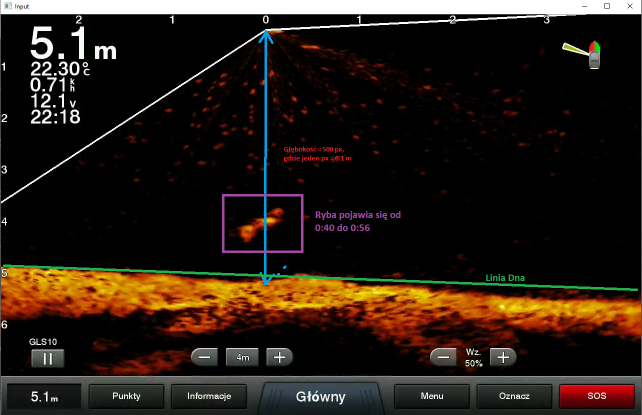
#> input picture images/Example_classification.png, 1284 x 829 px (shown at 1/2 size)
$ python -i findSeabed.py   (imports and definitions only)
#> lines starting #> are read from the running program, lines starting #| are printed output that depends on the picture; after the words box and inside, x2 and y2 are one past the last pixel; in counts of white or black regions, pixels touching at a corner belong together
#> further down, picture is the input picture: shape (829, 1284, 3); mean B, G, R 20.5, 29.2, 40
"""READ ME

Sposób działania:
 - Obcięcie części obrazka (od 2,5m do Dużego menu)
 - Zamiana koloru na odcienie szarości
 - Zamknięcie morfologiczne
 - Progowanie
 - Otwarcie + zamknięcie
 - Znalezienie krawędzi - filtr cannyego
 - Wykluczenie konturów krótszych niż X
 - Prezentacja
 - Zwracanie wszystkich punktów, ktore naleza do konturu dna

TODO
todo Usunięcie małych menu (przyciski na obrazie wpływają na wynik)
"""

import cv2
import numpy as np

def findSeabed(frame):
    frame = frame[0:720, 0:1280]
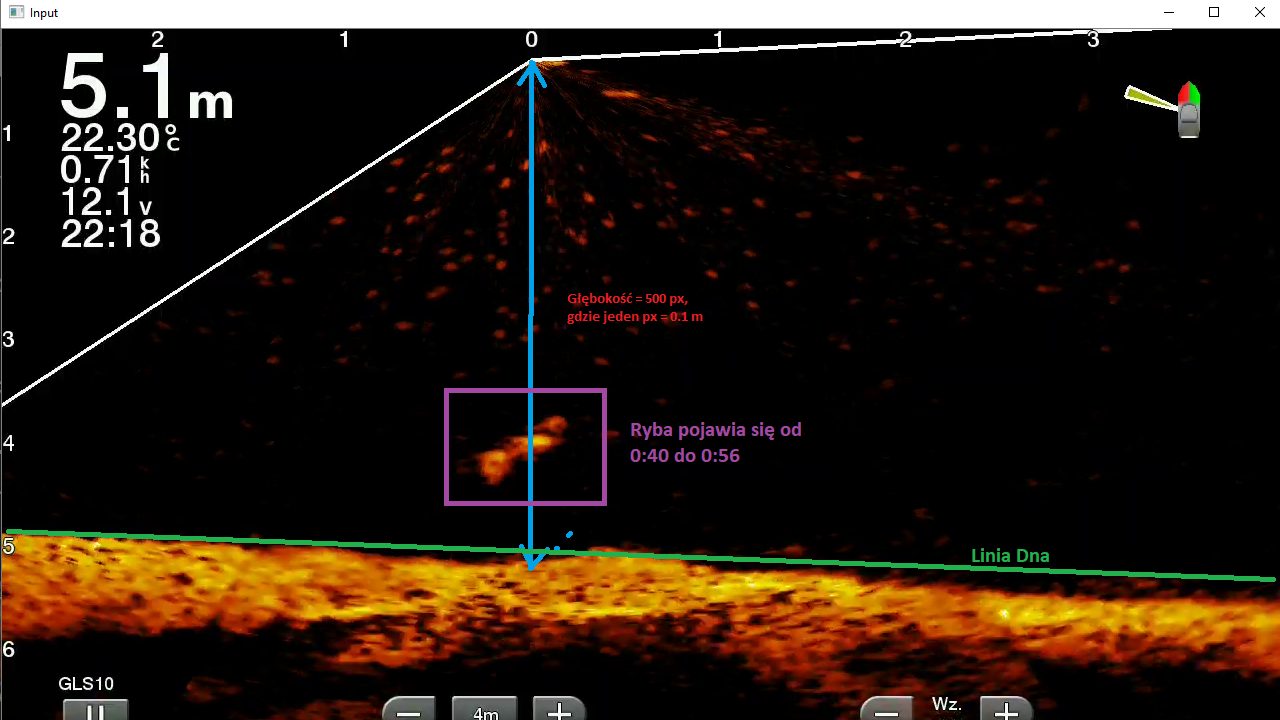
#> frame: shape (720, 1280, 3); mean of channels 0, 1, 2 17.6, 27.4, 39.1; drawn as B, G, R
    #From 2,5m to bottom menu
    frame = frame[250:720, 0:1280]
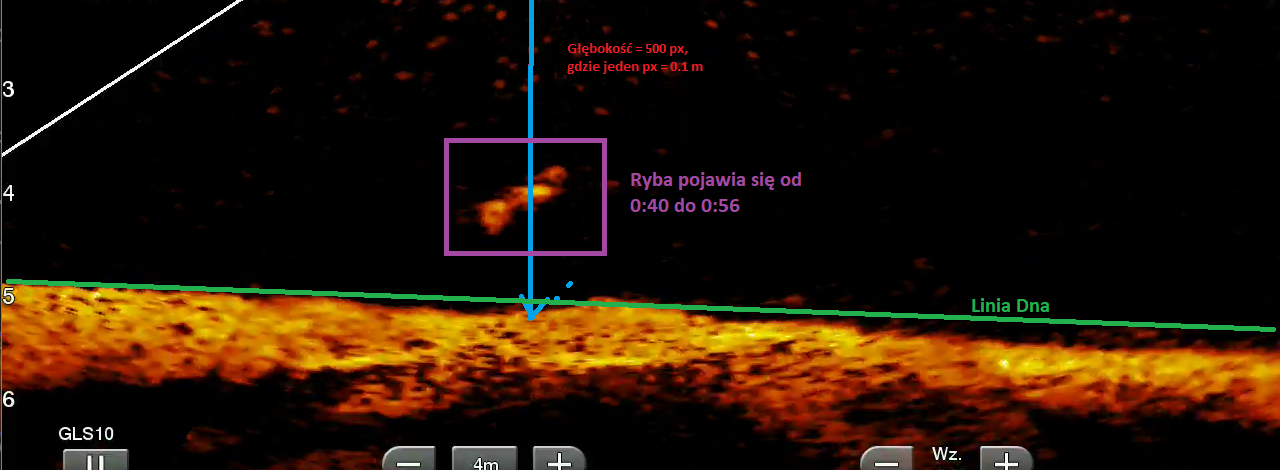
#> frame: shape (470, 1280, 3); mean of channels 0, 1, 2 6, 20.8, 37.9; drawn as B, G, R
    frameGray = cv2.cvtColor(frame, cv2.COLOR_BGR2GRAY)
    kernel = np.ones((10, 10), np.uint8)
    frameGray = cv2.morphologyEx(frameGray, cv2.MORPH_CLOSE, kernel)
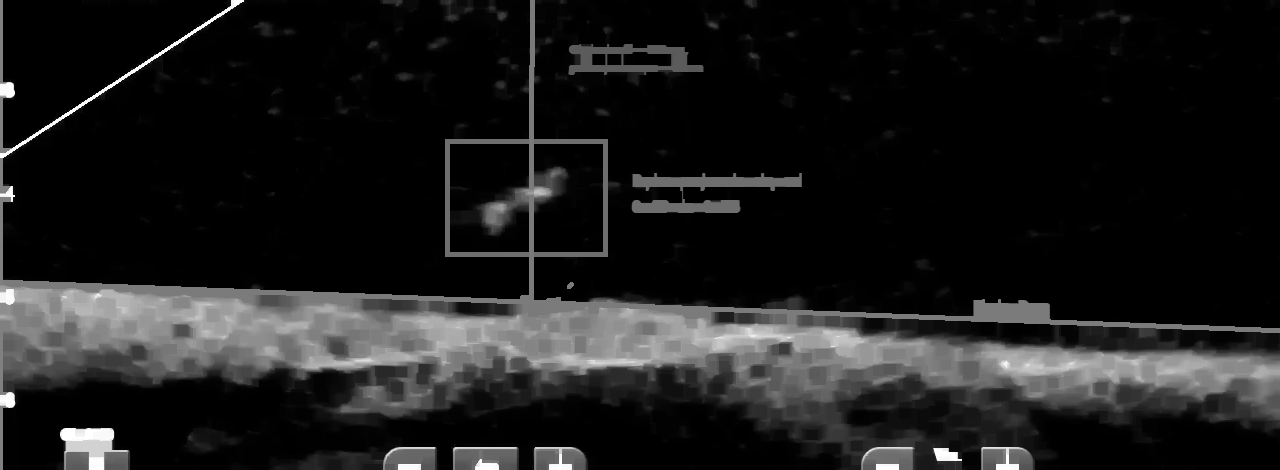
#> frameGray: shape (470, 1280); min 0, max 255, mean 28.5
    thresh, frameGray = cv2.threshold(frameGray, 50, 255, cv2.THRESH_BINARY_INV)
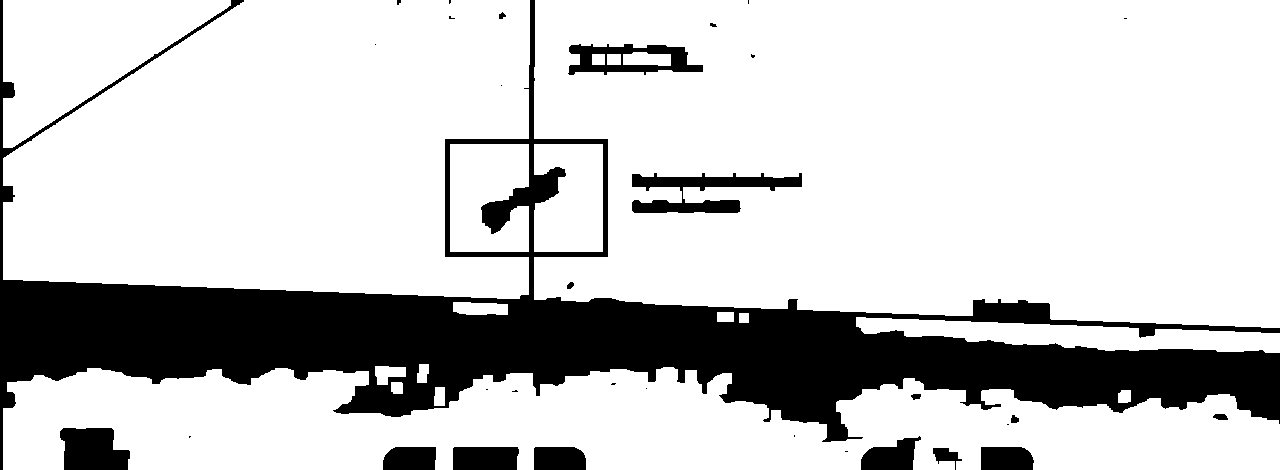
#> frameGray: shape (470, 1280); 79.1% white; 32 black regions (16 under 20 px), largest, box (x1, y1, x2, y2) and area: (0, 0, 1280, 470) 111226, (632, 173, 802, 213) 3078, (60, 428, 130, 470) 2405
    frameGray = cv2.morphologyEx(frameGray, cv2.MORPH_OPEN, kernel)
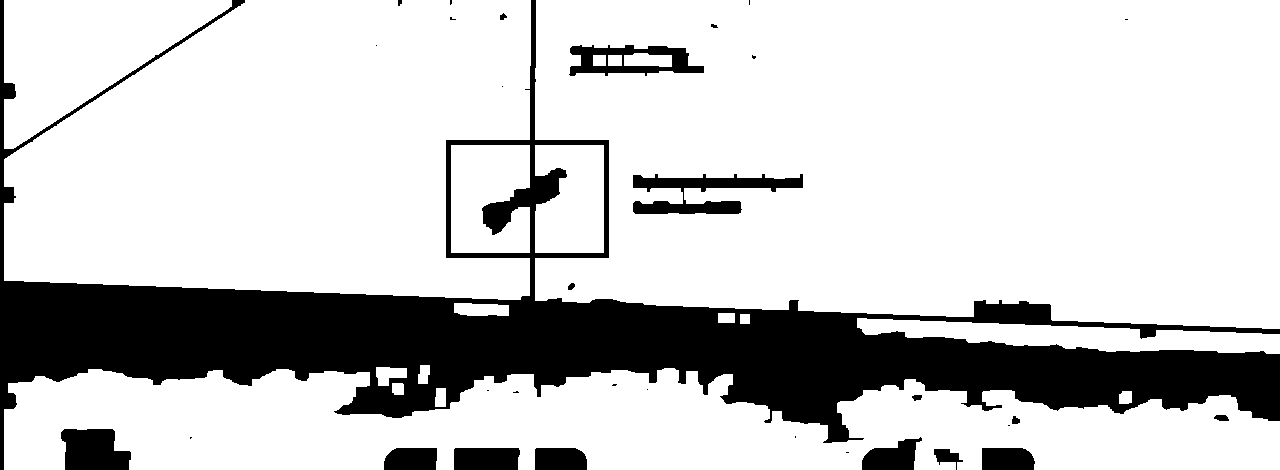
#> frameGray: shape (470, 1280); 79.1% white; 32 black regions (15 under 20 px), largest, box (x1, y1, x2, y2) and area: (0, 0, 1280, 470) 111638, (633, 174, 803, 214) 3078, (61, 429, 131, 470) 2341
    frameGray = cv2.morphologyEx(frameGray, cv2.MORPH_CLOSE, kernel)
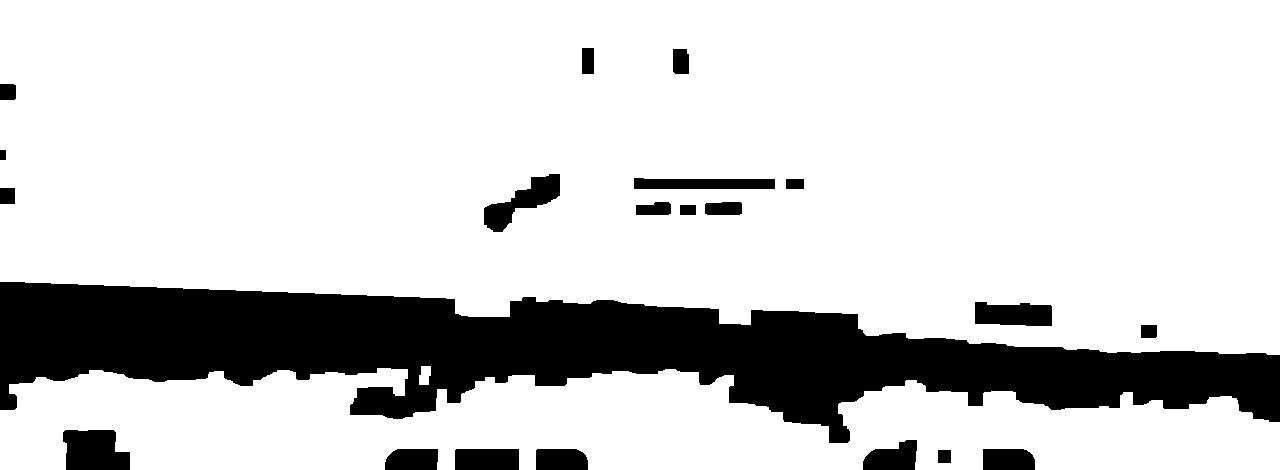
#> frameGray: shape (470, 1280); 81.2% white; 21 black regions, largest, box (x1, y1, x2, y2) and area: (0, 282, 1280, 443) 97694, (63, 430, 130, 470) 2253, (484, 174, 560, 232) 1822
    edges = cv2.Canny(frameGray, 50, 50)
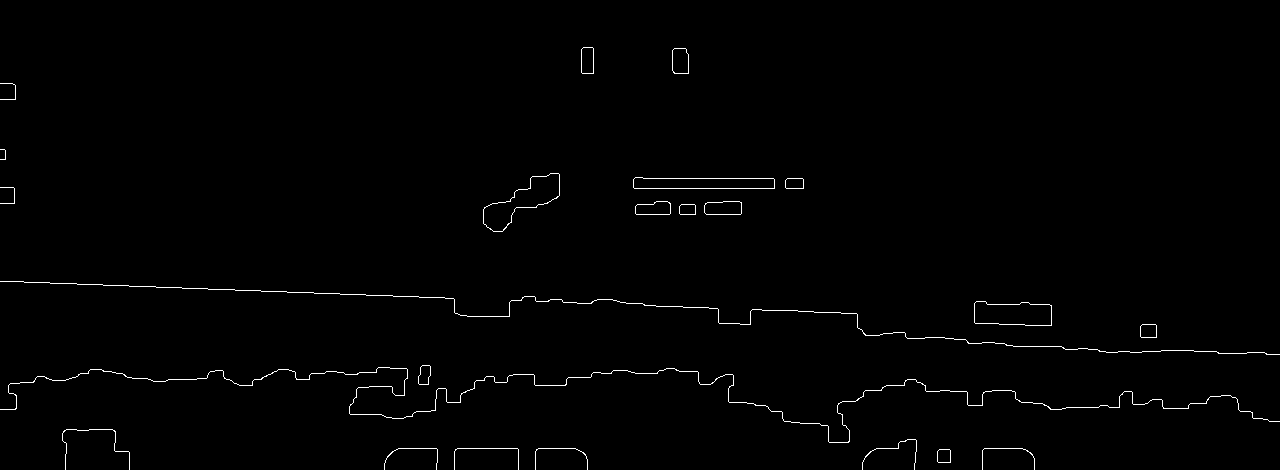
#> edges: shape (470, 1280); 0.87% white in thin lines or dots
    contours, hierarchy = cv2.findContours(edges, cv2.RETR_TREE, cv2.CHAIN_APPROX_NONE) # zwracaj wszystkie punkty
#> contours = 35 contours, 10 with area under 20; largest, box (x1, y1, x2, y2) and area: (483, 173, 560, 232) 1832, (483, 173, 560, 232) 1820, (974, 301, 1052, 326) 1592, (974, 301, 1052, 326) 1591, (633, 177, 775, 189) 1416
    contoursToDraw = contours.copy()
#> contoursToDraw has the same summary as contours
    contoursToDraw.clear()
    for i in range(len(contours)):
        if cv2.arcLength(contours[i], False) > 800:
            contoursToDraw.append(contours[i])
#> this loop made 35 passes
#> after the loop, contoursToDraw = 2 contours, 1 with area under 20; largest, box (x1, y1, x2, y2) and area: (0, 367, 1280, 443) 50

    return contoursToDraw

>>> import cv2
>>> picture = cv2.imread('images/Example_classification.png')
>>> result = findSeabed(picture)
#> result has the same summary as contoursToDraw in findSeabed
